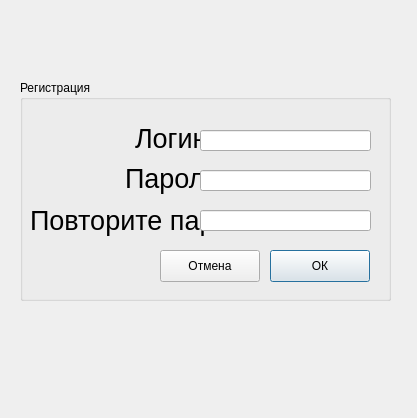
<?xml version="1.0" encoding="UTF-8"?>
<ui version="4.0">
 <class>RegistrationWindow</class>
 <widget class="QDialog" name="RegistrationWindow">
  <property name="geometry">
   <rect>
    <x>0</x>
    <y>0</y>
    <width>417</width>
    <height>418</height>
   </rect>
  </property>
  <property name="windowTitle">
   <string>Dialog</string>
  </property>
  <widget class="QGroupBox" name="groupBox">
   <property name="geometry">
    <rect>
     <x>20</x>
     <y>80</y>
     <width>371</width>
     <height>221</height>
    </rect>
   </property>
   <property name="title">
    <string>Регистрация</string>
   </property>
   <widget class="QLabel" name="label">
    <property name="geometry">
     <rect>
      <x>105</x>
      <y>68</y>
      <width>140</width>
      <height>60</height>
     </rect>
    </property>
    <property name="font">
     <font>
      <pointsize>20</pointsize>
     </font>
    </property>
    <property name="text">
     <string>Пароль:</string>
    </property>
   </widget>
   <widget class="QLabel" name="label_2">
    <property name="geometry">
     <rect>
      <x>115</x>
      <y>28</y>
      <width>140</width>
      <height>60</height>
     </rect>
    </property>
    <property name="font">
     <font>
      <pointsize>20</pointsize>
     </font>
    </property>
    <property name="text">
     <string>Логин:</string>
    </property>
   </widget>
   <widget class="QLabel" name="label_3">
    <property name="geometry">
     <rect>
      <x>10</x>
      <y>110</y>
      <width>300</width>
      <height>60</height>
     </rect>
    </property>
    <property name="font">
     <font>
      <pointsize>20</pointsize>
     </font>
    </property>
    <property name="text">
     <string>Повторите пароль:</string>
    </property>
   </widget>
   <widget class="QLineEdit" name="lineEdit">
    <property name="geometry">
     <rect>
      <x>180</x>
      <y>50</y>
      <width>171</width>
      <height>21</height>
     </rect>
    </property>
    <property name="font">
     <font>
      <pointsize>20</pointsize>
     </font>
    </property>
    <property name="text">
     <string/>
    </property>
   </widget>
   <widget class="QLineEdit" name="lineEdit_2">
    <property name="geometry">
     <rect>
      <x>180</x>
      <y>90</y>
      <width>171</width>
      <height>21</height>
     </rect>
    </property>
    <property name="font">
     <font>
      <pointsize>20</pointsize>
     </font>
    </property>
    <property name="text">
     <string/>
    </property>
   </widget>
   <widget class="QLineEdit" name="lineEdit_3">
    <property name="geometry">
     <rect>
      <x>180</x>
      <y>130</y>
      <width>171</width>
      <height>21</height>
     </rect>
    </property>
    <property name="font">
     <font>
      <pointsize>20</pointsize>
     </font>
    </property>
    <property name="text">
     <string/>
    </property>
   </widget>
   <widget class="QPushButton" name="pushButton">
    <property name="geometry">
     <rect>
      <x>250</x>
      <y>170</y>
      <width>100</width>
      <height>32</height>
     </rect>
    </property>
    <property name="text">
     <string>ОК</string>
    </property>
   </widget>
   <widget class="QPushButton" name="cancelPushButton">
    <property name="geometry">
     <rect>
      <x>140</x>
      <y>170</y>
      <width>100</width>
      <height>32</height>
     </rect>
    </property>
    <property name="text">
     <string>Отмена</string>
    </property>
   </widget>
  </widget>
 </widget>
 <resources/>
 <connections/>
</ui>
